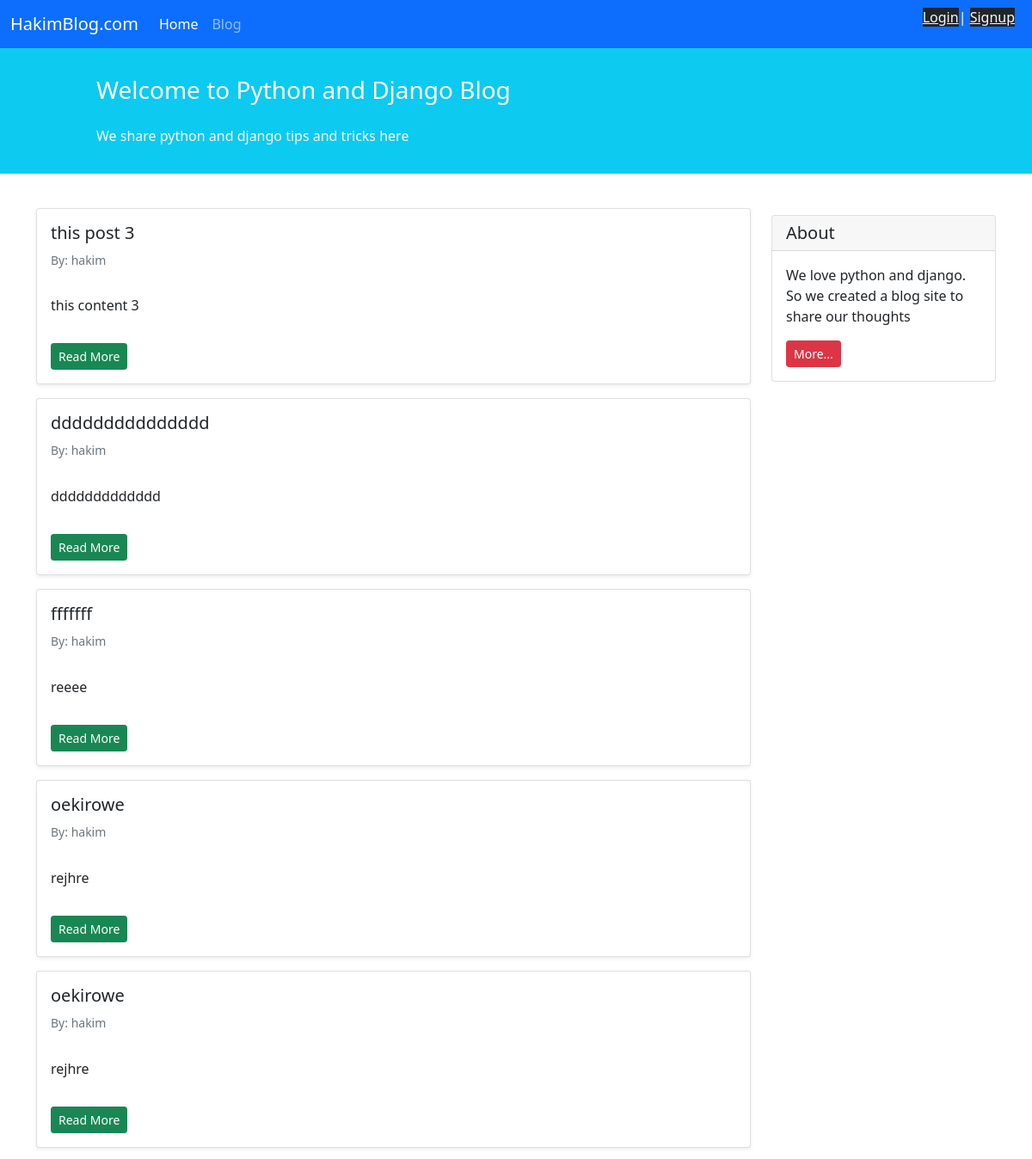
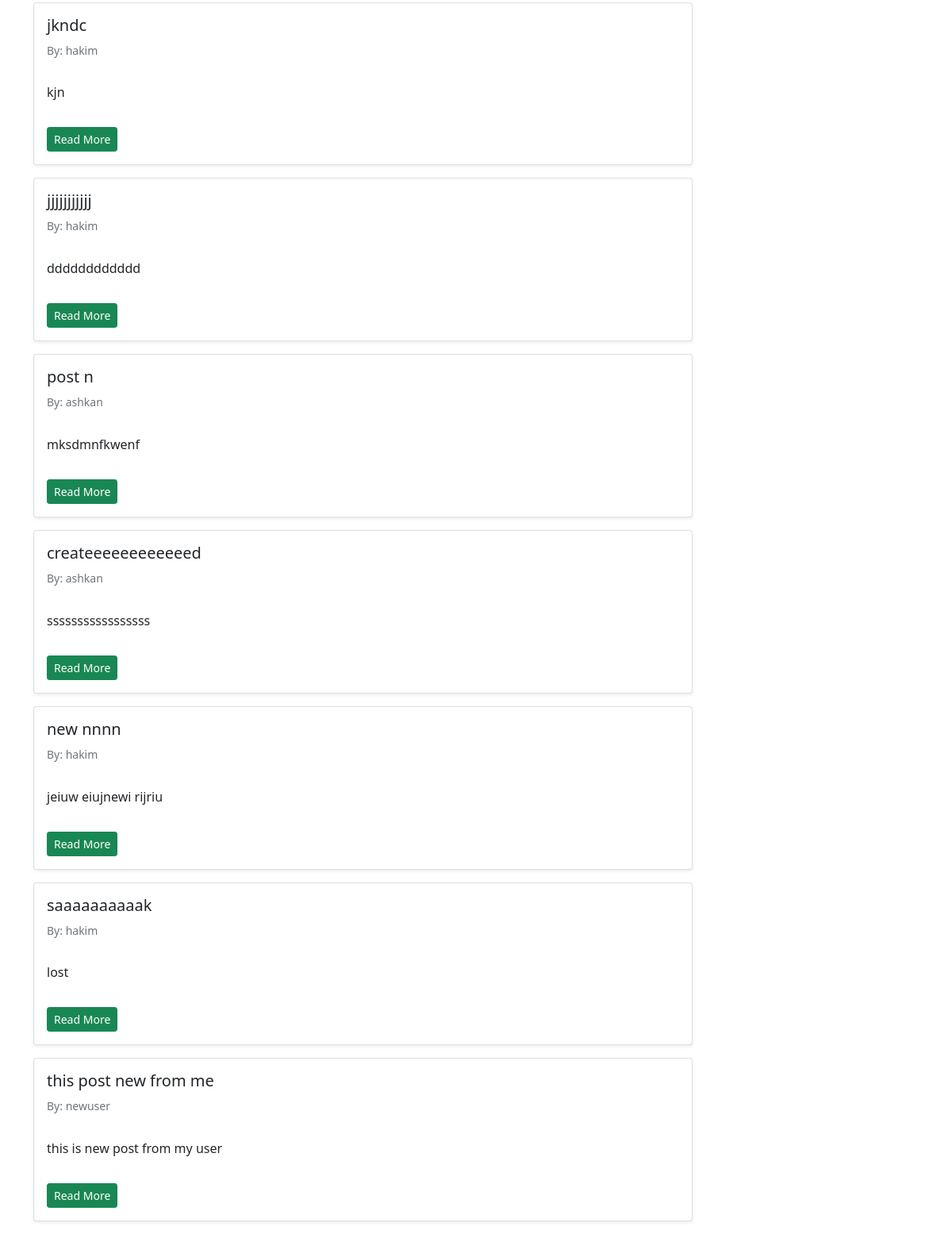
The page /blog/ on the database as committed earlier (2 pictures, top to bottom).
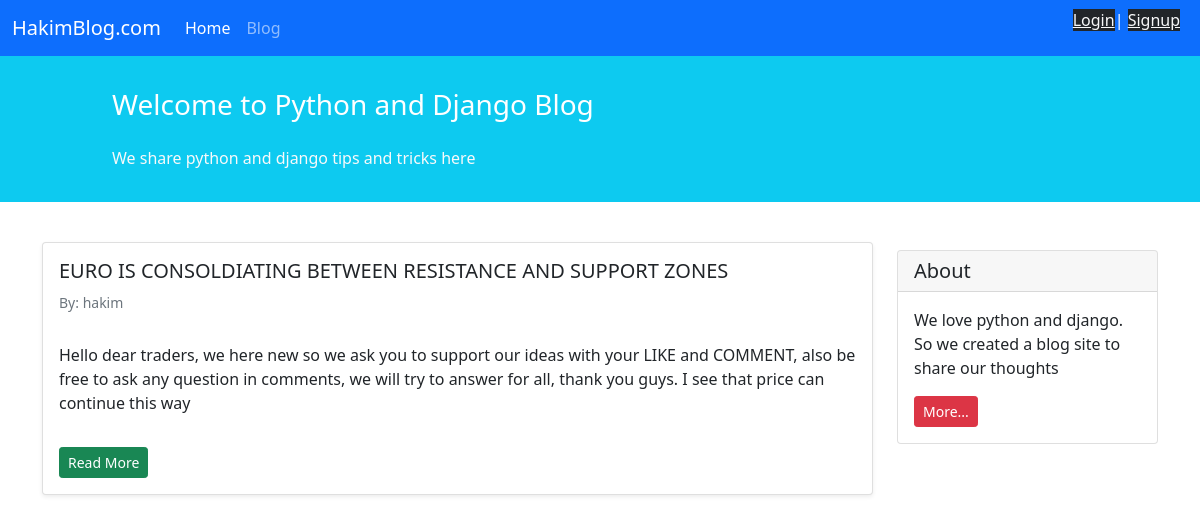
The same page on the database as committed later.
### blog/models.py (models this page shows, shortened)
class Post(models.Model):
    STATUS_CHOICES = (
        ('pub', 'Published'),
        ('drf', 'Draft'),
    )
    user = models.ForeignKey(get_user_model(), on_delete=models.CASCADE , related_name='user')
    title = models.CharField(max_length=100)
    text = models.TextField()
    datetime_created = models.DateTimeField(auto_now_add=True)
    datetime_modified = models.DateTimeField(auto_now=True)
    status = models.CharField(choices=STATUS_CHOICES, max_length=3)
    upload = models.ImageField(upload_to ='upload/')

### accounts/models.py (models this page shows)
class CustomUser(AbstractUser):
    pass

### blog/views.py (the view)
# urls.py: path("", PostList.as_view() , name='post_list'),
class PostList(generic.ListView):
    model = Post
    template_name = 'blog/post_list.html'
    paginate_by = 100  # if pagination is desired
    context_object_name = 'post_list'

### pages/templates/blog/post_list.html (shortened to what this page needs)
{% extends '_base.html' %}
{% block content %}
    <div class="container mt-4">
        <div class="row">
            <div class="col-9">
                {% for post in post_list %}
                    <div class="card shadow-sm my-3">
                        <div class="card-body">
                            <h5 class="card-title">{{ post.title }}</h5>
                            <h6 class="card-subtitle mb-2 text-muted small py-2">By: {{ post.user }}</h6>
                            <p class="card-text py-3">
                                {{ post.text }}
                            </p>
                            <a href="{% url 'post_detail' post.id %}" class="btn btn-sm btn-success">Read More</a>
                        </div>
                    </div>
                {% endfor %}
            </div>
{% endblock content %}

### templates/_base.html (shortened to what this page needs)
<!doctype html>
<html lang="en">
<head>
    <link href="https://cdn.jsdelivr.net/npm/bootstrap@5.1.3/dist/css/bootstrap.min.css" rel="stylesheet"
>
</head>
<body>
<nav class="navbar navbar-expand-lg navbar-dark bg-primary">
    <div class="container-fluid">
        <a class="navbar-brand" href="#">HakimBlog.com</a>
        <div class="collapse navbar-collapse" id="navbarNavAltMarkup">
            <div class="navbar-nav">
                <a class="nav-link active" aria-current="page" href="#">Home</a>
                <a class="nav-link" href="#">Blog</a>
            </div>
        </div>
        <div class="mx-2 text-white">
            {% if user.is_authenticated %}
             welcome {{user.username}} | <a class="text-light bg-dark" href="{% url 'logout' %}" class="text_light"> Logout </a> |
            {% else %}
            <p><a href="{% url 'login' %}" class="text-light bg-dark">Login</a>| <a href="{% url 'signup' %}" class="text-light bg-dark">Signup</a></p>
            {% endif %}
        </div>
    </div>
</nav>
<div class="container-fluid bg-info">
    <div class="row py-3">
        <div class="col-md-8 col-md-10 mx-auto">
            <h3 class="my-4 mt-3 text-white">Welcome to Python and Django Blog</h3>
            <p class="text-light">We share python and django tips and tricks here</p>
        </div>
    </div>
</div>
{% block content %}
{% endblock content %}
        <div class="col-3">
                <div class="card my-4">
                    <h5 class="card-header">About</h5>
                    <div class="card-body">
                        <p class="card-text">We love python and django. So we created a blog site to share our
                            thoughts</p>
                        <a href="#"
                           class="btn btn-sm btn-danger">
                            More...
                        </a>
                    </div>
                </div>
        </div>
    </div>
</div>
</body>
</html>

Rows that differ between the two databases and show on the page:
removed Post: title "this post 3", user "hakim", text "this content 3"
removed Post: title "ddddddddddddddd", user "hakim", text "ddddddddddddd"
removed Post: title "fffffff", user "hakim", text "reeee"
removed Post: title "oekirowe", user "hakim", text "rejhre"
removed Post: title "oekirowe", user "hakim", text "rejhre"
removed Post: title "jkndc", user "hakim", text "kjn"
removed Post: title "jjjjjjjjjjj", user "hakim", text "dddddddddddd"
removed Post: title "post n", user "ashkan", text "mksdmnfkwenf"
removed Post: title "createeeeeeeeeeeed", user "ashkan", text "sssssssssssssssss"
removed Post: title "new nnnn", user "hakim", text "jeiuw eiujnewi rijriu"
removed Post: title "saaaaaaaaaak", user "hakim", text "lost"
removed Post: title "this post new from me", user "newuser", text "this is new post from my user"
added Post: title "EURO IS CONSOLDIATING BETWEEN RESISTANCE AND SUPPORT ZONES", user "hakim", text "Hello dear traders, we here new so we ask you to support our ideas with your LIKE and COMMENT, also be free to ask any question in comments, we will try to answer for all, thank you guys. I see that price can continue this way"
